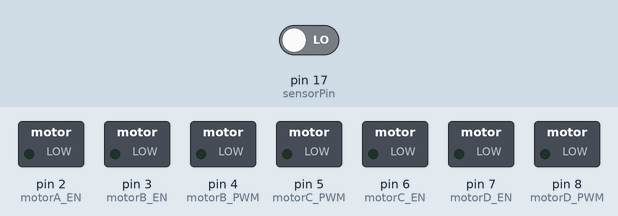
A sketch run on a simulated Arduino Uno, built with avr-gcc and run on an emulated ATmega328P. Parts: switched loads named in the sketch (green lamp = pin HIGH). The inputs (shaded band) are chosen by the test bench; at power-on: pin 17 (sensorPin) LOW. Pins used as bus, display or sensor lines are not drawn.

Above: at 1.2 s.
1.3 s: pin 17 (sensorPin) driven HIGH
At 2.06 s:
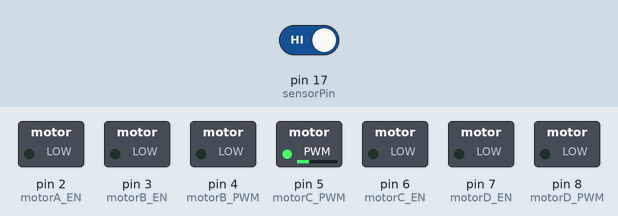
At 4.6 s:
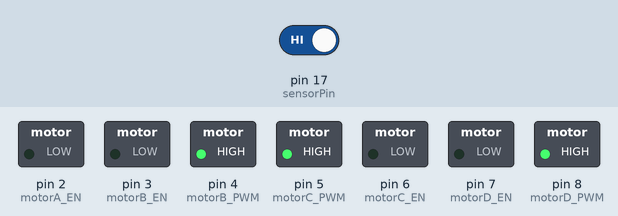
Timing chart, 0 to 6.1 s (numbered marks = the images above; inputs shaded):
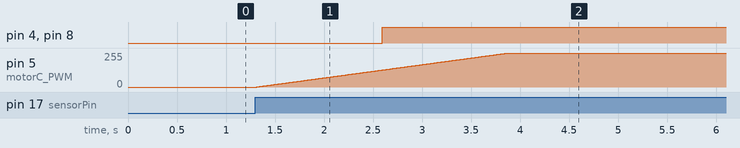

The sketch:

Teste-4-IR-PWM.ino
```cpp
// === Declaração de pinos ===

const int motorA_EN = 2;  // Frente esquerda
const int motorA_PWM = 1;

const int motorB_EN = 3;  // Frente direita
const int motorB_PWM = 4;

const int motorC_EN = 6;  // Trás esquerda
const int motorC_PWM = 5;

const int motorD_EN = 7;  // Trás direita
const int motorD_PWM = 8;

const int sensorPin = 17; // Pino do sensor infravermelho

int velocidadeAtual = 0;  // Armazena o último valor de velocidade

void setup() {
  Serial.begin(9600);

  // Motores
  pinMode(motorA_EN, OUTPUT);
  pinMode(motorA_PWM, OUTPUT);
  pinMode(motorB_EN, OUTPUT);
  pinMode(motorB_PWM, OUTPUT);
  pinMode(motorC_EN, OUTPUT);
  pinMode(motorC_PWM, OUTPUT);
  pinMode(motorD_EN, OUTPUT);
  pinMode(motorD_PWM, OUTPUT);

  // Sensor
  pinMode(sensorPin, INPUT);
}

void loop() {
  int valorSensor = digitalRead(sensorPin);

  // Sem linha detectada → acelera até 255 e mantém
  if (valorSensor == HIGH) {
    if (velocidadeAtual < 255) {
      for (int x = velocidadeAtual; x <= 255; x++) {
        move_robot(x);
        delay(10);
      }
      velocidadeAtual = 255;
    } else {
      // Já está na velocidade máxima
      move_robot(255);
    }
  }
  // Linha detectada → freia imediatamente
  else {
    move_robot(0);
    velocidadeAtual = 0;
  }

  delay(100);
}

//------------------------------------------
// Função para aplicar PWM e direção
void setMotor(int enPin, int pwmPin, int velocidade) {
  int veloAbs = abs(velocidade);
  if (velocidade > 0) {
    analogWrite(enPin, 0);          // Sentido horário
    analogWrite(pwmPin, veloAbs);
  } else if (velocidade < 0) {
    analogWrite(enPin, veloAbs);    // Sentido anti-horário
    analogWrite(pwmPin, 0);
  } else {
    analogWrite(enPin, 0);          // Parado
    analogWrite(pwmPin, 0);
  }
}

//------------------------------------------
// Aplica mesma velocidade para todos os motores
void move_robot(int velocidade) {
  setMotor(motorA_EN, motorA_PWM, velocidade);
  setMotor(motorB_EN, motorB_PWM, velocidade);
  setMotor(motorC_EN, motorC_PWM, velocidade);
  setMotor(motorD_EN, motorD_PWM, velocidade);
}
```

Measured:
- after the input at 1.3 s, pin 4 (motorB_PWM), pin 8 (motorD_PWM): LOW → HIGH after 1.3 s; pin 5 (motorC_PWM): moves from 0/255 to 255/255 over 2.6 s, starting at once
